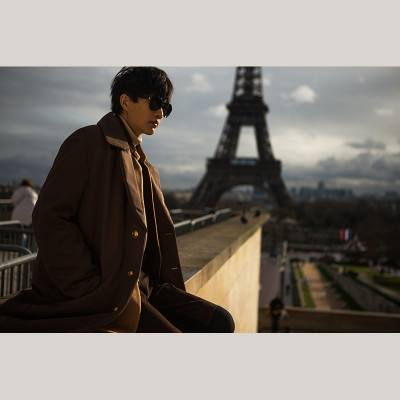
#> input picture img0.jpg, 400 x 400 px
$ python 'ROI和泛洪填充.py'
#> lines starting #> are read from the running program, lines starting #| are printed output that depends on the picture; after the words box and inside, x2 and y2 are one past the last pixel; in counts of white or black regions, pixels touching at a corner belong together
#> further down, image is the input picture: shape (400, 400, 3); mean B, G, R 116, 121.5, 127.1
import cv2 as cv
import numpy as np


def fill_color(img):  # 多通道
    copy_image = img.copy()
    h, w = img.shape[:2]
#> h = 400; w = 400
    mask = np.zeros((h+2, w+2), np.uint8)   # 一定单通道
    cv.floodFill(copy_image, mask, (30, 30),
                 (0, 255, 255), (100, 100, 100), (50, 50, 50), cv.FLOODFILL_FIXED_RANGE)
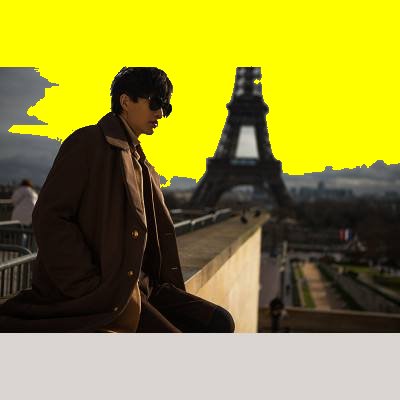
#> copy_image: shape (400, 400, 3); mean B, G, R 55.4, 143.2, 148.3
    cv.imshow('flood', copy_image)


def fill_binary():   # 单通道
    my_image = np.zeros((400, 400, 1), np.uint8)
    my_image[100:300, 100:300] = 255
    cv.imshow('my image', my_image)
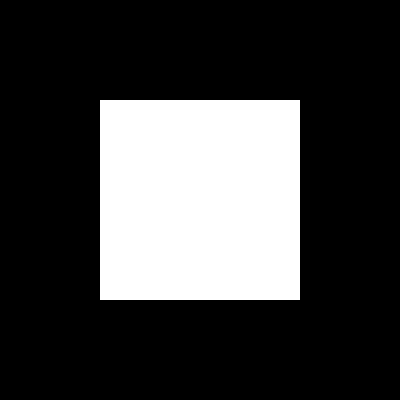
#> window 'my image': shape (400, 400, 1); 25% white; 1 white region, box (x1, y1, x2, y2) and area: (100, 100, 300, 300) 40000

    mask = np.ones((402, 402, 1), np.uint8)
    mask[101:301, 101:301] = 0
    cv.floodFill(my_image, mask, (200, 200), 100, cv.FLOODFILL_MASK_ONLY)
    cv.imshow('binary', my_image)


image = cv.imread('img0.jpg', 1)
fill_color(image)
fill_binary()
cv.imshow('image', image)
cv.waitKey(0)
cv.destroyAllWindows()
